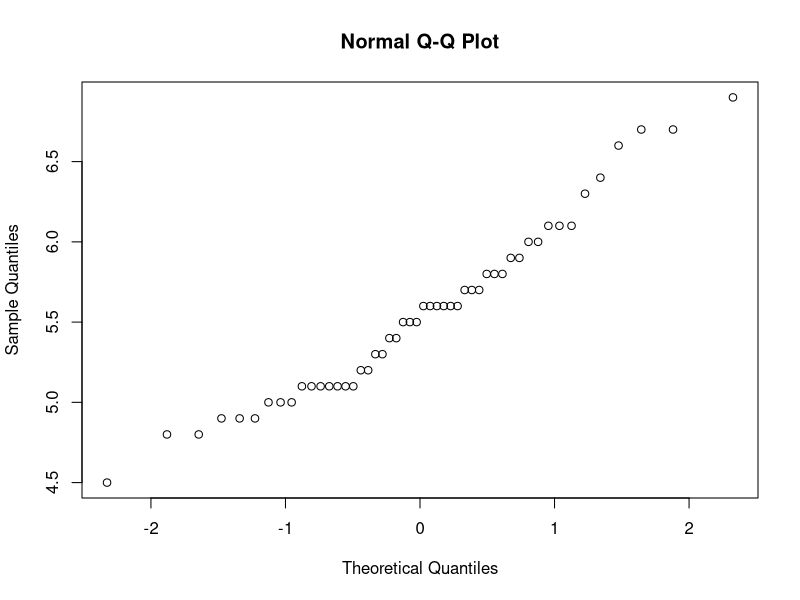
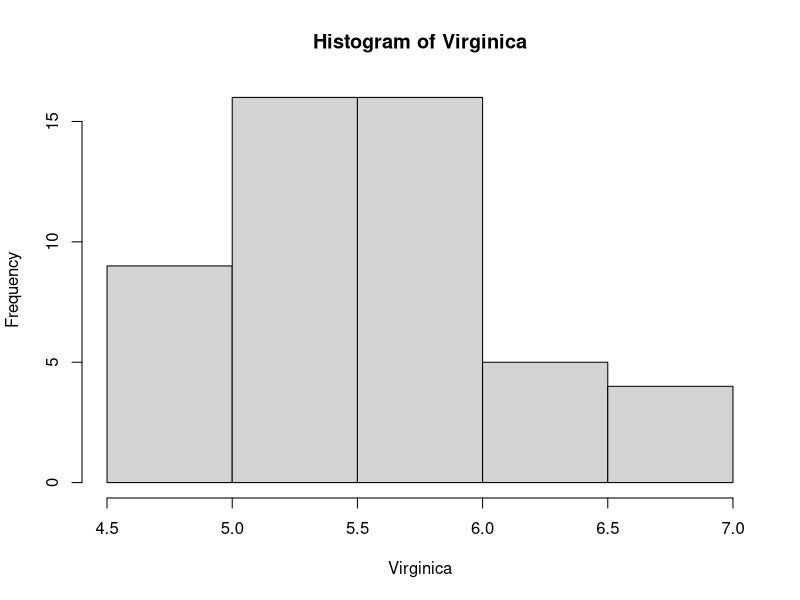
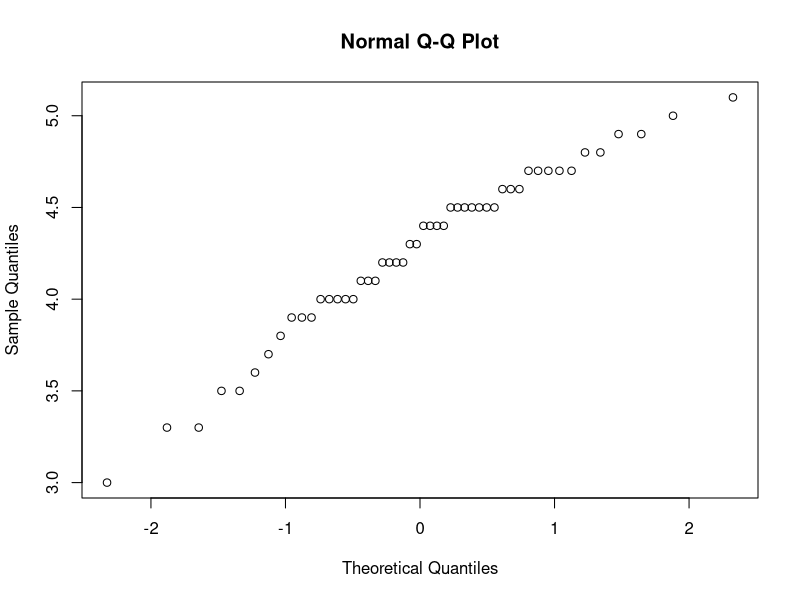
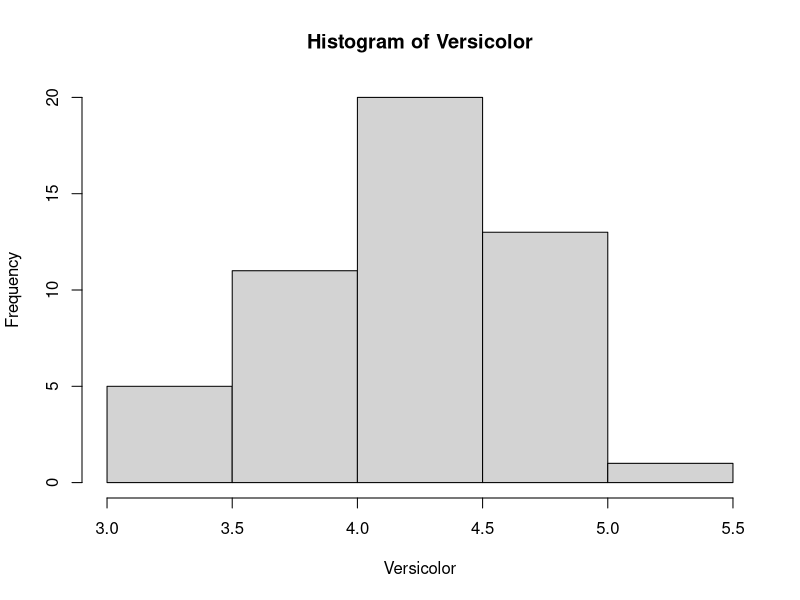

Reproduce these figures in R, in order.
## ---- chunk 1
Virginica = c(6.0,5.1,5.9,5.6,5.8,6.6,4.5,6.3,5.8,6.1,5.1,5.3,5.5,5.0,5.1,
5.3,5.5,6.7,6.9,5.0,5.7,4.9,6.7,4.9,5.7,6.0,4.8,4.9,5.6,5.8,
6.1,6.4,5.6,5.1,5.6,6.1,5.6,5.5,4.8,5.4,5.6,5.1,5.1,5.9,5.7,
5.2,5.0,5.2,5.4,5.1)
Versicolor = c(4.7,4.5,4.9,4.0,4.6,4.5,4.7,3.3,4.6,3.9,3.5,4.2,4.0,4.7,3.6,
4.4,4.5,4.1,4.5,3.9,4.8,4.0,4.9,4.7,4.3,4.4,4.8,5.0,4.5,3.5,
3.8,3.7,3.9,5.1,4.5,4.5,4.7,4.4,4.1,4.0,4.4,4.6,4.0,3.3,4.2,
4.2,4.2,4.3,3.0,4.1)
qqnorm(Virginica)
hist(Virginica)
qqnorm(Versicolor)
hist(Versicolor)
var_vir = sd(Virginica)^2
var_ver = sd(Versicolor)^2
var_vir / var_ver
## ---- chunk 2
alpha = 0.05
n1 = length(Virginica)
n2 = length(Versicolor)

pooled_var = ((n1 - 1) * var_vir + (n2 - 1) * var_ver) / (n1 + n2 - 2)
test_statistic = (mean(Virginica) - mean(Versicolor) - 0) / sqrt(pooled_var / n1 + pooled_var / n2)
test_statistic
## ---- chunk 3
1 - pt(test_statistic, df = n1 + n2 - 2)
## ---- chunk 4
x1_bar = mean(Virginica)
x2_bar = mean(Versicolor)
test_Statistic_alpha = qt(alpha / 2, df = n1 + n2 - 2)
edge = test_Statistic_alpha * sqrt(var_vir / n1 + var_ver / n2)

x1_bar - x2_bar - edge
x1_bar - x2_bar + edge
## ---- chunk 5
spruce = c(132, 145, 162, 166, 175)
fir = c(137, 147, 158, 160)
n1 = 5
n2 = 4

var_spr = sd(spruce)^2
var_fir = sd(fir)^2
var_spr / var_fir
## ---- chunk 6
x1_bar = mean(spruce)
x2_bar = mean(fir)
test_statistic = (x1_bar - x2_bar - 0) / sqrt(var_spr / n1 + var_fir / n2)
dof = (var_spr / n1 + var_fir / n2)^2 / ((var_spr / n1)^2 / (n1 - 1) + (var_fir / n2)^2 / (n2 - 1))
pt(-abs(test_statistic), 81) * 2
pt(-abs(test_statistic), 82) * 2
pt(-abs(test_statistic), dof) * 2
